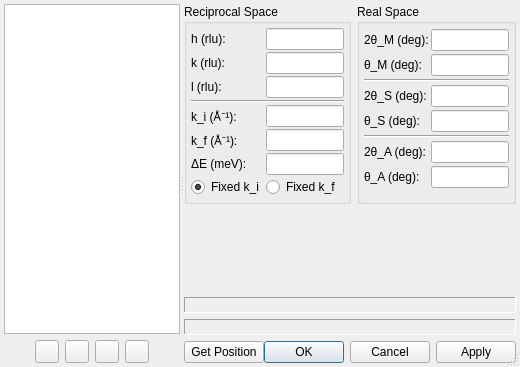
<?xml version="1.0" encoding="UTF-8"?>
<ui version="4.0">
 <class>GotoDlg</class>
 <widget class="QDialog" name="GotoDlg">
  <property name="geometry">
   <rect>
    <x>0</x>
    <y>0</y>
    <width>520</width>
    <height>367</height>
   </rect>
  </property>
  <property name="windowTitle">
   <string>Go to Position</string>
  </property>
  <property name="sizeGripEnabled">
   <bool>true</bool>
  </property>
  <layout class="QGridLayout" name="gridLayout_5">
   <property name="margin">
    <number>4</number>
   </property>
   <property name="spacing">
    <number>2</number>
   </property>
   <item row="0" column="0">
    <widget class="QSplitter" name="splitter">
     <property name="orientation">
      <enum>Qt::Horizontal</enum>
     </property>
     <widget class="QWidget" name="layoutWidget">
      <layout class="QGridLayout" name="gridLayout_3">
       <property name="sizeConstraint">
        <enum>QLayout::SetDefaultConstraint</enum>
       </property>
       <item row="1" column="1">
        <widget class="QToolButton" name="btnAdd">
         <property name="toolTip">
          <string>Add Current Position</string>
         </property>
         <property name="text">
          <string/>
         </property>
        </widget>
       </item>
       <item row="1" column="2">
        <widget class="QToolButton" name="btnDel">
         <property name="toolTip">
          <string>Remove Position</string>
         </property>
         <property name="text">
          <string/>
         </property>
        </widget>
       </item>
       <item row="1" column="3">
        <widget class="QToolButton" name="btnSave">
         <property name="toolTip">
          <string>Save Positions...</string>
         </property>
         <property name="text">
          <string/>
         </property>
        </widget>
       </item>
       <item row="1" column="0">
        <spacer name="horizontalSpacer">
         <property name="orientation">
          <enum>Qt::Horizontal</enum>
         </property>
         <property name="sizeHint" stdset="0">
          <size>
           <width>40</width>
           <height>20</height>
          </size>
         </property>
        </spacer>
       </item>
       <item row="1" column="4">
        <widget class="QToolButton" name="btnLoad">
         <property name="toolTip">
          <string>Load Positions...</string>
         </property>
         <property name="text">
          <string/>
         </property>
        </widget>
       </item>
       <item row="1" column="5">
        <spacer name="horizontalSpacer_2">
         <property name="orientation">
          <enum>Qt::Horizontal</enum>
         </property>
         <property name="sizeHint" stdset="0">
          <size>
           <width>40</width>
           <height>20</height>
          </size>
         </property>
        </spacer>
       </item>
       <item row="0" column="0" colspan="6">
        <widget class="QListWidget" name="listSeq">
         <property name="sizePolicy">
          <sizepolicy hsizetype="Expanding" vsizetype="Expanding">
           <horstretch>0</horstretch>
           <verstretch>0</verstretch>
          </sizepolicy>
         </property>
         <property name="dragDropMode">
          <enum>QAbstractItemView::InternalMove</enum>
         </property>
         <property name="alternatingRowColors">
          <bool>true</bool>
         </property>
         <property name="selectionRectVisible">
          <bool>false</bool>
         </property>
        </widget>
       </item>
      </layout>
     </widget>
     <widget class="QWidget" name="layoutWidget_2">
      <layout class="QGridLayout" name="gridLayout_4">
       <item row="2" column="0" colspan="2">
        <widget class="QLabel" name="labelQ">
         <property name="frameShape">
          <enum>QFrame::Panel</enum>
         </property>
         <property name="frameShadow">
          <enum>QFrame::Sunken</enum>
         </property>
         <property name="text">
          <string/>
         </property>
        </widget>
       </item>
       <item row="3" column="0" colspan="2">
        <widget class="QLabel" name="labelStatus">
         <property name="sizePolicy">
          <sizepolicy hsizetype="Preferred" vsizetype="Fixed">
           <horstretch>0</horstretch>
           <verstretch>0</verstretch>
          </sizepolicy>
         </property>
         <property name="frameShape">
          <enum>QFrame::Panel</enum>
         </property>
         <property name="frameShadow">
          <enum>QFrame::Sunken</enum>
         </property>
         <property name="text">
          <string/>
         </property>
        </widget>
       </item>
       <item row="0" column="0">
        <widget class="QGroupBox" name="groupBox">
         <property name="sizePolicy">
          <sizepolicy hsizetype="Preferred" vsizetype="Expanding">
           <horstretch>0</horstretch>
           <verstretch>0</verstretch>
          </sizepolicy>
         </property>
         <property name="title">
          <string>Reciprocal Space</string>
         </property>
         <layout class="QGridLayout" name="gridLayout">
          <property name="margin">
           <number>4</number>
          </property>
          <property name="spacing">
           <number>2</number>
          </property>
          <item row="5" column="0">
           <widget class="QLabel" name="label_6">
            <property name="text">
             <string>k_f (Å⁻¹):</string>
            </property>
           </widget>
          </item>
          <item row="4" column="0">
           <widget class="QLabel" name="label">
            <property name="text">
             <string>k_i (Å⁻¹):</string>
            </property>
           </widget>
          </item>
          <item row="3" column="0" colspan="2">
           <widget class="Line" name="line_3">
            <property name="orientation">
             <enum>Qt::Horizontal</enum>
            </property>
           </widget>
          </item>
          <item row="1" column="1">
           <widget class="QLineEdit" name="editK"/>
          </item>
          <item row="0" column="1">
           <widget class="QLineEdit" name="editH"/>
          </item>
          <item row="6" column="1">
           <widget class="QLineEdit" name="editE"/>
          </item>
          <item row="4" column="1">
           <widget class="QLineEdit" name="editKi"/>
          </item>
          <item row="2" column="0">
           <widget class="QLabel" name="label_4">
            <property name="text">
             <string>l (rlu):</string>
            </property>
           </widget>
          </item>
          <item row="0" column="0">
           <widget class="QLabel" name="label_2">
            <property name="text">
             <string>h (rlu):</string>
            </property>
           </widget>
          </item>
          <item row="1" column="0">
           <widget class="QLabel" name="label_3">
            <property name="text">
             <string>k (rlu):</string>
            </property>
           </widget>
          </item>
          <item row="5" column="1">
           <widget class="QLineEdit" name="editKf"/>
          </item>
          <item row="6" column="0">
           <widget class="QLabel" name="label_5">
            <property name="text">
             <string>ΔE (meV):</string>
            </property>
           </widget>
          </item>
          <item row="2" column="1">
           <widget class="QLineEdit" name="editL"/>
          </item>
          <item row="7" column="0">
           <widget class="QRadioButton" name="radioFixedKi">
            <property name="text">
             <string>Fixed k_i</string>
            </property>
            <property name="checked">
             <bool>true</bool>
            </property>
           </widget>
          </item>
          <item row="7" column="1">
           <widget class="QRadioButton" name="radioFixedKf">
            <property name="text">
             <string>Fixed k_f</string>
            </property>
           </widget>
          </item>
         </layout>
        </widget>
       </item>
       <item row="0" column="1">
        <widget class="QGroupBox" name="groupBox_2">
         <property name="sizePolicy">
          <sizepolicy hsizetype="Preferred" vsizetype="Expanding">
           <horstretch>0</horstretch>
           <verstretch>0</verstretch>
          </sizepolicy>
         </property>
         <property name="title">
          <string>Real Space</string>
         </property>
         <layout class="QGridLayout" name="gridLayout_2">
          <property name="margin">
           <number>4</number>
          </property>
          <property name="spacing">
           <number>2</number>
          </property>
          <item row="0" column="1">
           <widget class="QLineEdit" name="edit2ThetaM">
            <property name="readOnly">
             <bool>false</bool>
            </property>
           </widget>
          </item>
          <item row="1" column="0">
           <widget class="QLabel" name="label_19">
            <property name="text">
             <string>θ_M (deg):</string>
            </property>
           </widget>
          </item>
          <item row="6" column="0">
           <widget class="QLabel" name="label_8">
            <property name="text">
             <string>2θ_A (deg):</string>
            </property>
           </widget>
          </item>
          <item row="4" column="1">
           <widget class="QLineEdit" name="editThetaS">
            <property name="readOnly">
             <bool>false</bool>
            </property>
           </widget>
          </item>
          <item row="3" column="1">
           <widget class="QLineEdit" name="edit2ThetaS">
            <property name="readOnly">
             <bool>false</bool>
            </property>
           </widget>
          </item>
          <item row="6" column="1">
           <widget class="QLineEdit" name="edit2ThetaA">
            <property name="readOnly">
             <bool>false</bool>
            </property>
           </widget>
          </item>
          <item row="7" column="1">
           <widget class="QLineEdit" name="editThetaA">
            <property name="readOnly">
             <bool>true</bool>
            </property>
           </widget>
          </item>
          <item row="7" column="0">
           <widget class="QLabel" name="label_7">
            <property name="text">
             <string>θ_A (deg):</string>
            </property>
           </widget>
          </item>
          <item row="1" column="1">
           <widget class="QLineEdit" name="editThetaM">
            <property name="readOnly">
             <bool>true</bool>
            </property>
           </widget>
          </item>
          <item row="4" column="0">
           <widget class="QLabel" name="label_12">
            <property name="text">
             <string>θ_S (deg):</string>
            </property>
           </widget>
          </item>
          <item row="0" column="0">
           <widget class="QLabel" name="label_10">
            <property name="text">
             <string>2θ_M (deg):</string>
            </property>
           </widget>
          </item>
          <item row="2" column="0" colspan="2">
           <widget class="Line" name="line">
            <property name="orientation">
             <enum>Qt::Horizontal</enum>
            </property>
           </widget>
          </item>
          <item row="3" column="0">
           <widget class="QLabel" name="label_11">
            <property name="text">
             <string>2θ_S (deg):</string>
            </property>
           </widget>
          </item>
          <item row="5" column="0" colspan="2">
           <widget class="Line" name="line_2">
            <property name="orientation">
             <enum>Qt::Horizontal</enum>
            </property>
           </widget>
          </item>
         </layout>
        </widget>
       </item>
       <item row="5" column="0" colspan="2">
        <widget class="QFrame" name="frame">
         <property name="frameShape">
          <enum>QFrame::NoFrame</enum>
         </property>
         <property name="frameShadow">
          <enum>QFrame::Plain</enum>
         </property>
         <property name="lineWidth">
          <number>1</number>
         </property>
         <layout class="QHBoxLayout" name="horizontalLayout">
          <property name="spacing">
           <number>0</number>
          </property>
          <property name="margin">
           <number>0</number>
          </property>
          <item>
           <widget class="QPushButton" name="btnGetPos">
            <property name="sizePolicy">
             <sizepolicy hsizetype="Fixed" vsizetype="Minimum">
              <horstretch>0</horstretch>
              <verstretch>0</verstretch>
             </sizepolicy>
            </property>
            <property name="toolTip">
             <string>Get Current Position</string>
            </property>
            <property name="text">
             <string>Get Position</string>
            </property>
           </widget>
          </item>
          <item>
           <widget class="QDialogButtonBox" name="buttonBox">
            <property name="orientation">
             <enum>Qt::Horizontal</enum>
            </property>
            <property name="standardButtons">
             <set>QDialogButtonBox::Apply|QDialogButtonBox::Cancel|QDialogButtonBox::Ok</set>
            </property>
           </widget>
          </item>
         </layout>
        </widget>
       </item>
       <item row="1" column="0" colspan="2">
        <spacer name="verticalSpacer">
         <property name="orientation">
          <enum>Qt::Vertical</enum>
         </property>
         <property name="sizeHint" stdset="0">
          <size>
           <width>20</width>
           <height>40</height>
          </size>
         </property>
        </spacer>
       </item>
      </layout>
     </widget>
    </widget>
   </item>
  </layout>
 </widget>
 <tabstops>
  <tabstop>editH</tabstop>
  <tabstop>editK</tabstop>
  <tabstop>editL</tabstop>
  <tabstop>editKi</tabstop>
  <tabstop>editKf</tabstop>
  <tabstop>editE</tabstop>
  <tabstop>radioFixedKi</tabstop>
  <tabstop>radioFixedKf</tabstop>
  <tabstop>edit2ThetaM</tabstop>
  <tabstop>editThetaM</tabstop>
  <tabstop>edit2ThetaS</tabstop>
  <tabstop>editThetaS</tabstop>
  <tabstop>edit2ThetaA</tabstop>
  <tabstop>editThetaA</tabstop>
  <tabstop>btnAdd</tabstop>
  <tabstop>btnDel</tabstop>
  <tabstop>btnSave</tabstop>
  <tabstop>btnLoad</tabstop>
  <tabstop>btnGetPos</tabstop>
  <tabstop>buttonBox</tabstop>
  <tabstop>listSeq</tabstop>
 </tabstops>
 <resources/>
 <connections>
  <connection>
   <sender>buttonBox</sender>
   <signal>rejected()</signal>
   <receiver>GotoDlg</receiver>
   <slot>reject()</slot>
   <hints>
    <hint type="sourcelabel">
     <x>316</x>
     <y>260</y>
    </hint>
    <hint type="destinationlabel">
     <x>286</x>
     <y>274</y>
    </hint>
   </hints>
  </connection>
  <connection>
   <sender>buttonBox</sender>
   <signal>accepted()</signal>
   <receiver>GotoDlg</receiver>
   <slot>accept()</slot>
   <hints>
    <hint type="sourcelabel">
     <x>248</x>
     <y>254</y>
    </hint>
    <hint type="destinationlabel">
     <x>157</x>
     <y>274</y>
    </hint>
   </hints>
  </connection>
 </connections>
</ui>
